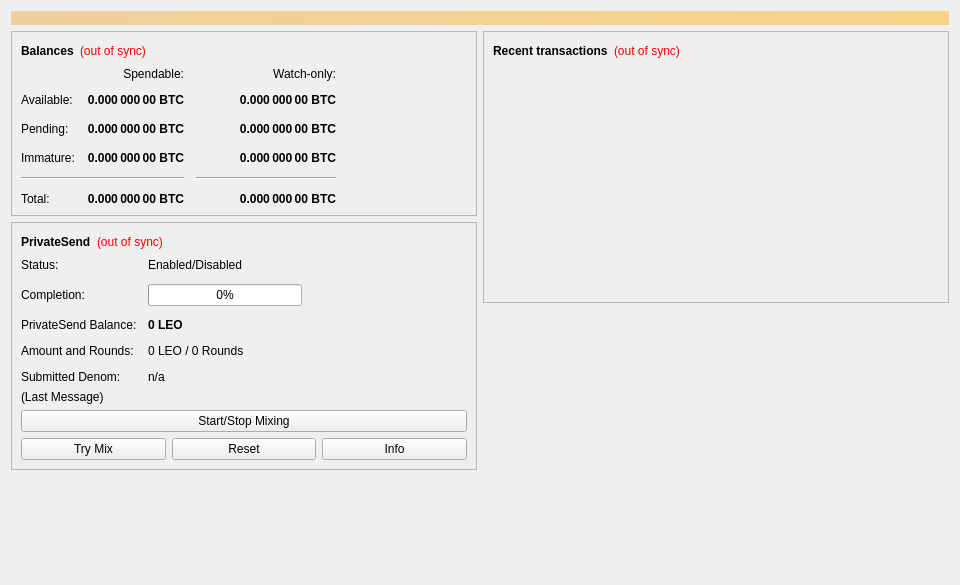
<?xml version="1.0" encoding="UTF-8"?>
<ui version="4.0">
 <class>OverviewPage</class>
 <widget class="QWidget" name="OverviewPage">
  <property name="geometry">
   <rect>
    <x>0</x>
    <y>0</y>
    <width>960</width>
    <height>585</height>
   </rect>
  </property>
  <property name="minimumSize">
   <size>
    <width>960</width>
    <height>0</height>
   </size>
  </property>
  <property name="windowTitle">
   <string>Form</string>
  </property>
  <layout class="QVBoxLayout" name="topLayout">
   <item>
    <widget class="QLabel" name="labelAlerts">
     <property name="visible">
      <bool>false</bool>
     </property>
     <property name="styleSheet">
      <string notr="true">QLabel { background-color: qlineargradient(x1: 0, y1: 0, x2: 1, y2: 0, stop:0 #F0D0A0, stop:1 #F8D488); color:#000000; }</string>
     </property>
     <property name="wordWrap">
      <bool>true</bool>
     </property>
     <property name="margin">
      <number>3</number>
     </property>
     <property name="textInteractionFlags">
      <set>Qt::TextSelectableByMouse</set>
     </property>
    </widget>
   </item>
   <item>
    <layout class="QHBoxLayout" name="horizontalLayout" stretch="1,1">
     <item>
      <layout class="QVBoxLayout" name="verticalLayout_2">
       <item>
        <widget class="QFrame" name="frame">
         <property name="frameShape">
          <enum>QFrame::StyledPanel</enum>
         </property>
         <property name="frameShadow">
          <enum>QFrame::Raised</enum>
         </property>
         <layout class="QVBoxLayout" name="verticalLayout_4">
          <item>
           <layout class="QHBoxLayout" name="horizontalLayout_4">
            <item>
             <widget class="QLabel" name="label_5">
              <property name="font">
               <font>
                <weight>75</weight>
                <bold>true</bold>
               </font>
              </property>
              <property name="text">
               <string>Balances</string>
              </property>
             </widget>
            </item>
            <item>
             <widget class="QLabel" name="labelWalletStatus">
              <property name="toolTip">
               <string>The displayed information may be out of date. Your wallet automatically synchronizes with the LeopardCoin network after a connection is established, but this process has not completed yet.</string>
              </property>
              <property name="styleSheet">
               <string notr="true">QLabel { color: red; }</string>
              </property>
              <property name="text">
               <string notr="true">(out of sync)</string>
              </property>
              <property name="alignment">
               <set>Qt::AlignLeading|Qt::AlignLeft|Qt::AlignVCenter</set>
              </property>
             </widget>
            </item>
            <item>
             <spacer name="horizontalSpacer_3">
              <property name="orientation">
               <enum>Qt::Horizontal</enum>
              </property>
              <property name="sizeHint" stdset="0">
               <size>
                <width>40</width>
                <height>20</height>
               </size>
              </property>
             </spacer>
            </item>
           </layout>
          </item>
          <item>
           <layout class="QGridLayout" name="gridLayout">
            <property name="spacing">
             <number>12</number>
            </property>
            <item row="2" column="2">
             <widget class="QLabel" name="labelWatchPending">
              <property name="font">
               <font>
                <weight>75</weight>
                <bold>true</bold>
               </font>
              </property>
              <property name="cursor">
               <cursorShape>IBeamCursor</cursorShape>
              </property>
              <property name="toolTip">
               <string>Unconfirmed transactions to watch-only addresses</string>
              </property>
              <property name="text">
               <string notr="true">0.000 000 00 BTC</string>
              </property>
              <property name="alignment">
               <set>Qt::AlignRight|Qt::AlignTrailing|Qt::AlignVCenter</set>
              </property>
              <property name="textInteractionFlags">
               <set>Qt::LinksAccessibleByMouse|Qt::TextSelectableByKeyboard|Qt::TextSelectableByMouse</set>
              </property>
             </widget>
            </item>
            <item row="2" column="1">
             <widget class="QLabel" name="labelUnconfirmed">
              <property name="font">
               <font>
                <weight>75</weight>
                <bold>true</bold>
               </font>
              </property>
              <property name="cursor">
               <cursorShape>IBeamCursor</cursorShape>
              </property>
              <property name="toolTip">
               <string>Total of transactions that have yet to be confirmed, and do not yet count toward the spendable balance</string>
              </property>
              <property name="text">
               <string notr="true">0.000 000 00 BTC</string>
              </property>
              <property name="alignment">
               <set>Qt::AlignRight|Qt::AlignTrailing|Qt::AlignVCenter</set>
              </property>
              <property name="textInteractionFlags">
               <set>Qt::LinksAccessibleByMouse|Qt::TextSelectableByKeyboard|Qt::TextSelectableByMouse</set>
              </property>
             </widget>
            </item>
            <item row="3" column="2">
             <widget class="QLabel" name="labelWatchImmature">
              <property name="font">
               <font>
                <weight>75</weight>
                <bold>true</bold>
               </font>
              </property>
              <property name="cursor">
               <cursorShape>IBeamCursor</cursorShape>
              </property>
              <property name="toolTip">
               <string>Mined balance in watch-only addresses that has not yet matured</string>
              </property>
              <property name="text">
               <string notr="true">0.000 000 00 BTC</string>
              </property>
              <property name="alignment">
               <set>Qt::AlignRight|Qt::AlignTrailing|Qt::AlignVCenter</set>
              </property>
              <property name="textInteractionFlags">
               <set>Qt::LinksAccessibleByMouse|Qt::TextSelectableByKeyboard|Qt::TextSelectableByMouse</set>
              </property>
             </widget>
            </item>
            <item row="4" column="0" colspan="2">
             <widget class="Line" name="lineSpendableBalance">
              <property name="orientation">
               <enum>Qt::Horizontal</enum>
              </property>
             </widget>
            </item>
            <item row="4" column="2">
             <widget class="Line" name="lineWatchBalance">
              <property name="sizePolicy">
               <sizepolicy hsizetype="Preferred" vsizetype="Fixed">
                <horstretch>0</horstretch>
                <verstretch>0</verstretch>
               </sizepolicy>
              </property>
              <property name="minimumSize">
               <size>
                <width>140</width>
                <height>0</height>
               </size>
              </property>
              <property name="orientation">
               <enum>Qt::Horizontal</enum>
              </property>
             </widget>
            </item>
            <item row="5" column="0">
             <widget class="QLabel" name="labelTotalText">
              <property name="text">
               <string>Total:</string>
              </property>
             </widget>
            </item>
            <item row="3" column="1">
             <widget class="QLabel" name="labelImmature">
              <property name="font">
               <font>
                <weight>75</weight>
                <bold>true</bold>
               </font>
              </property>
              <property name="cursor">
               <cursorShape>IBeamCursor</cursorShape>
              </property>
              <property name="toolTip">
               <string>Mined balance that has not yet matured</string>
              </property>
              <property name="text">
               <string notr="true">0.000 000 00 BTC</string>
              </property>
              <property name="alignment">
               <set>Qt::AlignRight|Qt::AlignTrailing|Qt::AlignVCenter</set>
              </property>
              <property name="textInteractionFlags">
               <set>Qt::LinksAccessibleByMouse|Qt::TextSelectableByKeyboard|Qt::TextSelectableByMouse</set>
              </property>
             </widget>
            </item>
            <item row="2" column="3">
             <spacer name="horizontalSpacer_2">
              <property name="orientation">
               <enum>Qt::Horizontal</enum>
              </property>
              <property name="sizeHint" stdset="0">
               <size>
                <width>40</width>
                <height>20</height>
               </size>
              </property>
             </spacer>
            </item>
            <item row="3" column="0">
             <widget class="QLabel" name="labelImmatureText">
              <property name="text">
               <string>Immature:</string>
              </property>
             </widget>
            </item>
            <item row="5" column="1">
             <widget class="QLabel" name="labelTotal">
              <property name="font">
               <font>
                <weight>75</weight>
                <bold>true</bold>
               </font>
              </property>
              <property name="cursor">
               <cursorShape>IBeamCursor</cursorShape>
              </property>
              <property name="toolTip">
               <string>Your current total balance</string>
              </property>
              <property name="text">
               <string notr="true">0.000 000 00 BTC</string>
              </property>
              <property name="alignment">
               <set>Qt::AlignRight|Qt::AlignTrailing|Qt::AlignVCenter</set>
              </property>
              <property name="textInteractionFlags">
               <set>Qt::LinksAccessibleByMouse|Qt::TextSelectableByKeyboard|Qt::TextSelectableByMouse</set>
              </property>
             </widget>
            </item>
            <item row="5" column="2">
             <widget class="QLabel" name="labelWatchTotal">
              <property name="font">
               <font>
                <weight>75</weight>
                <bold>true</bold>
               </font>
              </property>
              <property name="cursor">
               <cursorShape>IBeamCursor</cursorShape>
              </property>
              <property name="toolTip">
               <string>Current total balance in watch-only addresses</string>
              </property>
              <property name="text">
               <string notr="true">0.000 000 00 BTC</string>
              </property>
              <property name="alignment">
               <set>Qt::AlignRight|Qt::AlignTrailing|Qt::AlignVCenter</set>
              </property>
              <property name="textInteractionFlags">
               <set>Qt::LinksAccessibleByMouse|Qt::TextSelectableByKeyboard|Qt::TextSelectableByMouse</set>
              </property>
             </widget>
            </item>
            <item row="0" column="2">
             <widget class="QLabel" name="labelWatchonly">
              <property name="text">
               <string>Watch-only:</string>
              </property>
              <property name="alignment">
               <set>Qt::AlignRight|Qt::AlignTrailing|Qt::AlignVCenter</set>
              </property>
             </widget>
            </item>
            <item row="1" column="0">
             <widget class="QLabel" name="labelBalanceText">
              <property name="text">
               <string>Available:</string>
              </property>
             </widget>
            </item>
            <item row="1" column="1">
             <widget class="QLabel" name="labelBalance">
              <property name="font">
               <font>
                <weight>75</weight>
                <bold>true</bold>
               </font>
              </property>
              <property name="cursor">
               <cursorShape>IBeamCursor</cursorShape>
              </property>
              <property name="toolTip">
               <string>Your current spendable balance</string>
              </property>
              <property name="text">
               <string notr="true">0.000 000 00 BTC</string>
              </property>
              <property name="alignment">
               <set>Qt::AlignRight|Qt::AlignTrailing|Qt::AlignVCenter</set>
              </property>
              <property name="textInteractionFlags">
               <set>Qt::LinksAccessibleByMouse|Qt::TextSelectableByKeyboard|Qt::TextSelectableByMouse</set>
              </property>
             </widget>
            </item>
            <item row="1" column="2">
             <widget class="QLabel" name="labelWatchAvailable">
              <property name="font">
               <font>
                <weight>75</weight>
                <bold>true</bold>
               </font>
              </property>
              <property name="cursor">
               <cursorShape>IBeamCursor</cursorShape>
              </property>
              <property name="toolTip">
               <string>Your current balance in watch-only addresses</string>
              </property>
              <property name="text">
               <string notr="true">0.000 000 00 BTC</string>
              </property>
              <property name="alignment">
               <set>Qt::AlignRight|Qt::AlignTrailing|Qt::AlignVCenter</set>
              </property>
              <property name="textInteractionFlags">
               <set>Qt::LinksAccessibleByMouse|Qt::TextSelectableByKeyboard|Qt::TextSelectableByMouse</set>
              </property>
             </widget>
            </item>
            <item row="2" column="0">
             <widget class="QLabel" name="labelPendingText">
              <property name="text">
               <string>Pending:</string>
              </property>
             </widget>
            </item>
            <item row="0" column="1">
             <widget class="QLabel" name="labelSpendable">
              <property name="text">
               <string>Spendable:</string>
              </property>
              <property name="alignment">
               <set>Qt::AlignRight|Qt::AlignTrailing|Qt::AlignVCenter</set>
              </property>
             </widget>
            </item>
           </layout>
          </item>
         </layout>
        </widget>
       </item>
       <item>
        <widget class="QFrame" name="framePrivateSend">
         <property name="layoutDirection">
          <enum>Qt::LeftToRight</enum>
         </property>
         <property name="frameShape">
          <enum>QFrame::StyledPanel</enum>
         </property>
         <property name="frameShadow">
          <enum>QFrame::Raised</enum>
         </property>
         <layout class="QVBoxLayout" name="VerticalLayout_PS1">
          <item>
           <layout class="QHBoxLayout" name="horizontalLayout_5">
            <item>
             <widget class="QLabel" name="labelPrivateSendHeader">
              <property name="font">
               <font>
                <weight>75</weight>
                <bold>true</bold>
               </font>
              </property>
              <property name="text">
               <string>PrivateSend</string>
              </property>
             </widget>
            </item>
            <item>
             <widget class="QLabel" name="labelPrivateSendSyncStatus">
              <property name="toolTip">
               <string>The displayed information may be out of date. Your wallet automatically synchronizes with the LeopardCoin network after a connection is established, but this process has not completed yet.</string>
              </property>
              <property name="styleSheet">
               <string notr="true">QLabel { color: red; }</string>
              </property>
              <property name="text">
               <string notr="true">(out of sync)</string>
              </property>
              <property name="alignment">
               <set>Qt::AlignLeading|Qt::AlignLeft|Qt::AlignVCenter</set>
              </property>
             </widget>
            </item>
            <item>
             <spacer name="horizontalSpacer_4">
              <property name="orientation">
               <enum>Qt::Horizontal</enum>
              </property>
              <property name="sizeHint" stdset="0">
               <size>
                <width>40</width>
                <height>20</height>
               </size>
              </property>
             </spacer>
            </item>
           </layout>
          </item>
          <item>
           <layout class="QFormLayout" name="privateSendFormLayout">
            <property name="fieldGrowthPolicy">
             <enum>QFormLayout::AllNonFixedFieldsGrow</enum>
            </property>
            <property name="horizontalSpacing">
             <number>11</number>
            </property>
            <property name="verticalSpacing">
             <number>12</number>
            </property>
            <item row="0" column="0">
             <widget class="QLabel" name="labelPrivateSendEnabledText">
              <property name="text">
               <string>Status:</string>
              </property>
             </widget>
            </item>
            <item row="0" column="1">
             <widget class="QLabel" name="labelPrivateSendEnabled">
              <property name="text">
               <string>Enabled/Disabled</string>
              </property>
             </widget>
            </item>
            <item row="1" column="0">
             <widget class="QLabel" name="labelCompletitionText">
              <property name="text">
               <string>Completion:</string>
              </property>
             </widget>
            </item>
            <item row="1" column="1">
             <widget class="QProgressBar" name="privateSendProgress">
              <property name="maximumSize">
               <size>
                <width>154</width>
                <height>16777215</height>
               </size>
              </property>
              <property name="value">
               <number>0</number>
              </property>
             </widget>
            </item>
            <item row="2" column="0">
             <widget class="QLabel" name="labelAnonymizedText">
              <property name="text">
               <string>PrivateSend Balance:</string>
              </property>
             </widget>
            </item>
            <item row="2" column="1">
             <widget class="QLabel" name="labelAnonymized">
              <property name="font">
               <font>
                <weight>75</weight>
                <bold>true</bold>
               </font>
              </property>
              <property name="text">
               <string notr="true">0 LEO</string>
              </property>
             </widget>
            </item>
            <item row="3" column="0">
             <widget class="QLabel" name="labelAmountAndRoundsText">
              <property name="text">
               <string>Amount and Rounds:</string>
              </property>
             </widget>
            </item>
            <item row="3" column="1">
             <widget class="QLabel" name="labelAmountRounds">
              <property name="text">
               <string>0 LEO / 0 Rounds</string>
              </property>
             </widget>
            </item>
            <item row="4" column="0">
             <widget class="QLabel" name="labelSubmittedDenomText">
              <property name="text">
               <string>Submitted Denom:</string>
              </property>
             </widget>
            </item>
            <item row="4" column="1">
             <widget class="QLabel" name="labelSubmittedDenom">
              <property name="toolTip">
               <string>The denominations you submitted to the Masternode.&lt;br&gt;To mix, other users must submit the exact same denominations.</string>
              </property>
              <property name="text">
               <string>n/a</string>
              </property>
             </widget>
            </item>
           </layout>
          </item>
          <item>
           <layout class="QVBoxLayout" name="VerticalLayout_PS">
            <item>
             <widget class="QLabel" name="labelPrivateSendLastMessage">
              <property name="text">
               <string>(Last Message)</string>
              </property>
              <property name="alignment">
               <set>Qt::AlignLeading|Qt::AlignLeft|Qt::AlignTop</set>
              </property>
              <property name="wordWrap">
               <bool>true</bool>
              </property>
             </widget>
            </item>
            <item>
             <widget class="QPushButton" name="togglePrivateSend">
              <property name="sizePolicy">
               <sizepolicy hsizetype="MinimumExpanding" vsizetype="Fixed">
                <horstretch>0</horstretch>
                <verstretch>0</verstretch>
               </sizepolicy>
              </property>
              <property name="text">
               <string>Start/Stop Mixing</string>
              </property>
             </widget>
            </item>
            <item>
             <layout class="QHBoxLayout" name="horizontalLayout_debugbuttons">
              <item>
               <widget class="QPushButton" name="privateSendAuto">
                <property name="sizePolicy">
                 <sizepolicy hsizetype="MinimumExpanding" vsizetype="Fixed">
                  <horstretch>0</horstretch>
                  <verstretch>0</verstretch>
                 </sizepolicy>
                </property>
                <property name="toolTip">
                 <string>Try to manually submit a PrivateSend request.</string>
                </property>
                <property name="text">
                 <string>Try Mix</string>
                </property>
               </widget>
              </item>
              <item>
               <widget class="QPushButton" name="privateSendReset">
                <property name="sizePolicy">
                 <sizepolicy hsizetype="MinimumExpanding" vsizetype="Fixed">
                  <horstretch>0</horstretch>
                  <verstretch>0</verstretch>
                 </sizepolicy>
                </property>
                <property name="toolTip">
                 <string>Reset the current status of PrivateSend (can interrupt PrivateSend if it's in the process of Mixing, which can cost you money!)</string>
                </property>
                <property name="autoFillBackground">
                 <bool>false</bool>
                </property>
                <property name="text">
                 <string>Reset</string>
                </property>
               </widget>
              </item>
              <item>
               <widget class="QPushButton" name="privateSendInfo">
                <property name="sizePolicy">
                 <sizepolicy hsizetype="MinimumExpanding" vsizetype="Fixed">
                  <horstretch>0</horstretch>
                  <verstretch>0</verstretch>
                 </sizepolicy>
                </property>
                <property name="toolTip">
                 <string>Information about PrivateSend and Mixing</string>
                </property>
                <property name="text">
                 <string>Info</string>
                </property>
               </widget>
              </item>
             </layout>
            </item>
           </layout>
          </item>
         </layout>
        </widget>
       </item>
       <item>
        <spacer name="verticalSpacer">
         <property name="orientation">
          <enum>Qt::Vertical</enum>
         </property>
         <property name="sizeHint" stdset="0">
          <size>
           <width>20</width>
           <height>40</height>
          </size>
         </property>
        </spacer>
       </item>
      </layout>
     </item>
     <item>
      <layout class="QVBoxLayout" name="verticalLayout_3">
       <item>
        <widget class="QFrame" name="frame_2">
         <property name="frameShape">
          <enum>QFrame::StyledPanel</enum>
         </property>
         <property name="frameShadow">
          <enum>QFrame::Raised</enum>
         </property>
         <layout class="QVBoxLayout" name="verticalLayout">
          <item>
           <layout class="QHBoxLayout" name="horizontalLayout_2">
            <item>
             <widget class="QLabel" name="label_4">
              <property name="font">
               <font>
                <weight>75</weight>
                <bold>true</bold>
               </font>
              </property>
              <property name="text">
               <string>Recent transactions</string>
              </property>
             </widget>
            </item>
            <item>
             <widget class="QLabel" name="labelTransactionsStatus">
              <property name="toolTip">
               <string>The displayed information may be out of date. Your wallet automatically synchronizes with the LeopardCoin network after a connection is established, but this process has not completed yet.</string>
              </property>
              <property name="styleSheet">
               <string notr="true">QLabel { color: red; }</string>
              </property>
              <property name="text">
               <string notr="true">(out of sync)</string>
              </property>
              <property name="alignment">
               <set>Qt::AlignLeading|Qt::AlignLeft|Qt::AlignVCenter</set>
              </property>
             </widget>
            </item>
            <item>
             <spacer name="horizontalSpacer">
              <property name="orientation">
               <enum>Qt::Horizontal</enum>
              </property>
              <property name="sizeHint" stdset="0">
               <size>
                <width>40</width>
                <height>20</height>
               </size>
              </property>
             </spacer>
            </item>
           </layout>
          </item>
          <item>
           <widget class="QListView" name="listTransactions">
            <property name="styleSheet">
             <string notr="true">QListView { background: transparent; }</string>
            </property>
            <property name="frameShape">
             <enum>QFrame::NoFrame</enum>
            </property>
            <property name="verticalScrollBarPolicy">
             <enum>Qt::ScrollBarAlwaysOff</enum>
            </property>
            <property name="horizontalScrollBarPolicy">
             <enum>Qt::ScrollBarAlwaysOff</enum>
            </property>
            <property name="selectionMode">
             <enum>QAbstractItemView::NoSelection</enum>
            </property>
           </widget>
          </item>
         </layout>
        </widget>
       </item>
       <item>
        <spacer name="verticalSpacer_2">
         <property name="orientation">
          <enum>Qt::Vertical</enum>
         </property>
         <property name="sizeHint" stdset="0">
          <size>
           <width>20</width>
           <height>40</height>
          </size>
         </property>
        </spacer>
       </item>
      </layout>
     </item>
    </layout>
   </item>
  </layout>
 </widget>
 <resources/>
 <connections/>
</ui>
